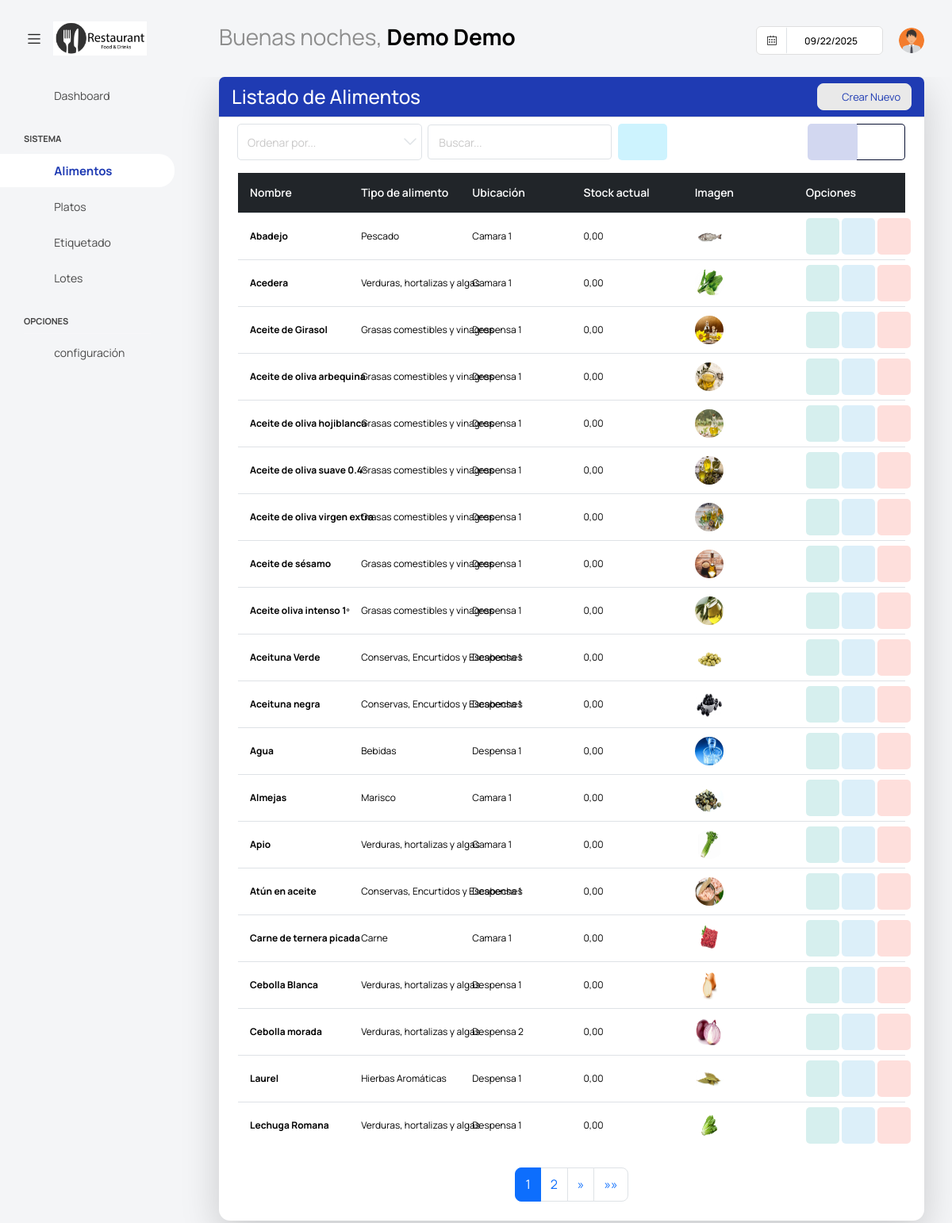
Page /dashuser/lista_alimento/ (signed in) on the committed database.
### app/super/models.py (models this page shows, shortened)
class UserProfile(models.Model):
    centro = models.ForeignKey('Centros' ,on_delete=models.CASCADE, null=True, blank =True)
    user = models.OneToOneField(User, on_delete=models.CASCADE)
    username = models.CharField(max_length=100)
    password = models.CharField(max_length=100)
    nombre = models.CharField(max_length=100)
    apellidos = models.CharField(max_length=100)
    cargo = models.CharField(max_length=100, blank=True, null=True)
    imagen = models.ImageField(default='users/default.png', upload_to='users/', null=True, blank =True)
    estado =models.BooleanField(default=True)

### app/dashuser/models.py (models this page shows, shortened)
class Alimento(ModeloBaseCentro):
    nombre = models.CharField(max_length=100, unique=True)
    nombre_alternativo = models.CharField(max_length=100, blank=True, null=True)
    imagen = models.ImageField(default='alimentos/default.jpg', upload_to='alimentos/', blank=True, null=True)
    descripcion = models.TextField(blank=True, null=True)
    tipo_alimento = models.ForeignKey(TipoAlimento, on_delete=models.CASCADE, blank=True, null=True)
    conservacion = models.ForeignKey(Conservacion, on_delete=models.CASCADE, blank=True)
    localizacion = models.ForeignKey(localizacion, on_delete=models.CASCADE, blank=True)
    alergenos = models.ManyToManyField(Alergenos, blank=True)
    trazas = models.ManyToManyField(Trazas, blank=True)
    stock_actual = models.DecimalField(max_digits=10, decimal_places=2, default=0, blank=True)
    stock_minimo = models.DecimalField(max_digits=10, decimal_places=2, default=0, blank=True)
    class Meta:
        ordering = ['nombre']
        verbose_name = "Alimento"
        verbose_name_plural = 'Alimentos'

class TipoAlimento(ModeloBaseCentro):
    nombre = models.CharField('Nombre', max_length=100)
    estado = models. BooleanField(default=True)
    class Meta:
        verbose_name = 'Tipo Alimento'
        verbose_name_plural = 'Tipos de Alimentos'
    def __str__(self):
        return f"{self.nombre}"

class localizacion  (ModeloBaseCentro):
    localizacion = models.CharField('Localización', max_length=100)
    estado = models. BooleanField(default=True)
    class Meta:
        verbose_name = 'Localización'
        verbose_name_plural = 'Localizaciones'
    def __str__(self):
        return f"{self.localizacion}"

### app/dashuser/views.py (the view)
# urls.py: path('lista_alimento/', AlimentoList.as_view(), name='AlimentoList'),
class AlimentoList(PaginationMixin, LoginRequiredMixin, ListView):
    model = Alimento
    template_name = 'dashuser/listar_alimentos.html'
    context_object_name = 'alimentos'
    paginate_by = 20  # Número de registros por página
    def get_queryset(self):
        try:
            user_profile = UserProfile.objects.filter(user=self.request.user).first()
            if user_profile and user_profile.centro:
                centro = user_profile.centro
                queryset = Alimento.objects.filter(centro=centro).order_by('nombre')
                search_query = self.request.GET.get('buscar')
                if search_query:
                    queryset = queryset.filter(
                        Q(nombre__icontains=search_query)
                    )
                return queryset
            else:
                return Alimento.objects.none()
        except ObjectDoesNotExist:
            return Alimento.objects.none()
    def get_context_data(self, **kwargs):
        context = super().get_context_data(**kwargs)
        context.update(datos_centro(self.request))
        if not context['alimentos'].exists():
            context['mensaje'] = "No tiene alimentos asociados."
        return context

### app/core/mixins.py (called while the page is built)
    def get_context_data(self, **kwargs):
        context = super().get_context_data(**kwargs)
        page_obj = context.get('page_obj')
        if page_obj:
            current_page = page_obj.number
            total_pages = page_obj.paginator.num_pages
            window = self.pagination_window_size
            if total_pages <= (window * 2) + 1:
                context['custom_page_range'] = range(1, total_pages + 1)
            elif current_page <= window:
                context['custom_page_range'] = range(1, (window * 2) + 2)
            elif current_page >= total_pages - window:
                context['custom_page_range'] = range(total_pages - (window * 2), total_pages + 1)
            else:
                context['custom_page_range'] = range(current_page - window, current_page + window + 1)
        return context

### templates/dashuser/listar_alimentos.html (shortened to what this page needs)
{% extends "base.html" %}
{% block content %}
<div class="content-wrapper">
    <div class="card shadow-lg">
        <div class="card-header bg-primary text-white d-flex justify-content-between align-items-center">
            <h3 class="m-0">Listado de Alimentos</h3>
            <a class="btn btn-light btn-sm rounded text-primary" href="{% url 'dashuser:AlimentoCreate' %}">
                <i class="fa fa-plus-circle"></i>&nbsp; Crear Nuevo
            </a>
        </div>
        <div class="card-body">
            <form method="get" class="row g-2 align-items-center mb-3">
                <div class="col">
                    <select class="form-select form-select-sm" name="ordenar" id="ordenar" onchange="this.form.submit()">
                        <option value="" disabled selected>Ordenar por...</option>
                    </select>
                </div>
                <div class="col">
                    <input type="text" class="form-control form-control-sm" placeholder="Buscar..." name="buscar" value="{{ request.GET.buscar }}">
                </div>
                <div class="col">
                    <button type="submit" class="btn btn-inverse-secondary">
                        <i class="fa fa-search"></i>
                    </button>
                </div>
                <div class="col-auto">
                    <div class="btn-group" role="group">
                        <button id="btn-lista" type="button" class="btn btn-inverse-primary">
                            <i class="fa fa-list"></i>
                        </button>
                        <button id="btn-cuadricula" type="button" class="btn btn-outline-primary btn-inverse">
                            <i class="fa fa-th"></i>
                        </button>
                    </div>
                </div>
            </form>
            {% if alimentos %}
            <div id="vista-lista">
                <div class="table-wrapper">
                    <table class="table table-hover tabla-responsive align-middle" style="table-layout: fixed;">
                        <thead class="table-dark">
                            <tr>
                                <th>Nombre</th>
                                <th>Tipo de alimento</th>
                                <th>Ubicación</th>
                                <th>Stock actual</th>
                                <th>Imagen</th>
                                <th>Opciones</th>
                            </tr>
                        </thead>
                        <tbody>
                            {% for alimento in alimentos %}
                            <tr>
                                <td data-label="Nombre" class="fw-bold">{{ alimento.nombre }}</td>
                                <td data-label="Tipo de alimento">{{ alimento.tipo_alimento }}</td>
                                <td data-label="Ubicación">{{ alimento.localizacion }}</td>
                                <td data-label="Stock actual">{{ alimento.stock_actual }}</td>
                                <td data-label="Imagen"><img src="{{ alimento.imagen.url }}"></td>
                                <td data-label="Opciones">
                                    <a class="btn btn-inverse-success" style="--bs-btn-padding-y: 14px; --bs-btn-padding-x: 14px;" onclick="abrir_modal_edicion('{% url 'dashuser:AlimentoDetail' alimento.pk %}')" data-toggle="tooltip" title="Ver Detalles">
                                        <i class="fa fa-eye"></i>
                                    </a>
                                    <a class="btn btn-inverse-info" style="--bs-btn-padding-y: 14px; --bs-btn-padding-x: 14px;" href="{% url 'dashuser:AlimentoUpdate' alimento.pk %}" data-toggle="tooltip" title="Editar Alimento">
                                        <i class="fa fa-pencil"></i>
                                    </a>
                                    <a class="btn btn-inverse-danger" style="--bs-btn-padding-y: 14px; --bs-btn-padding-x: 14px;" onclick="abrir_modal_edicion('{% url 'dashuser:AlimentoDelete' alimento.pk %}')" data-toggle="tooltip" title="Eliminar Alimento">
                                        <i class="fa fa-trash"></i>
                                    </a>
                                </td>
                            </tr>
                            {% endfor %}
                        </tbody>
                    </table>
                </div>
            </div>
            {% include "core/pagination.html" %}
            {% else %}
            <div class="alert alert-warning text-center mt-3">
                <i class="fa fa-exclamation-circle"></i> No se encontraron alérgenos.
            </div>
            {% endif %}
        </div>
</div>
{% endblock content %}

### templates/base.html (shortened to what this page needs)
{% load static %}
<html lang="es">
<head>
  <link href={% static "vendor/feather/feather.css" %} rel="stylesheet">
  <link href={% static "vendor/mdi/css/materialdesignicons.min.css" %} rel="stylesheet">
  <link href={% static "vendor/ti-icons/css/themify-icons.css" %} rel="stylesheet">
  <link href={% static "vendor/font-awesome/css/font-awesome.min.css" %} rel="stylesheet">
  <link href={% static "vendor/typicons/typicons.css" %} rel="stylesheet">
  <link href={% static "vendor/simple-line-icons/css/simple-line-icons.css" %} rel="stylesheet">
  <link href={% static "vendor/css/vendor.bundle.base.css" %} rel="stylesheet">
  <link href={% static "vendor/bootstrap-datepicker/bootstrap-datepicker.min.css" %} rel="stylesheet">
  <link href={% static "js/select.dataTables.min.css" %} rel="stylesheet" type="text/css" >
  <link rel="stylesheet" href={% static "css/style.css" %}>
</head>
  <body class="with-welcome-text">
    <div class="container-scroller">
      <nav class="navbar default-layout col-lg-12 col-12 p-0 fixed-top d-flex align-items-top flex-row">
        <div class="text-center navbar-brand-wrapper d-flex align-items-center justify-content-start">
          <div class="me-3">
            <button class="navbar-toggler navbar-toggler align-self-center" type="button" data-bs-toggle="minimize">
              <span class="icon-menu"></span>
            </button>
          </div>
          <div>
            <a class="navbar-brand brand-logo" href="index.html">
              <img src="{{ imagen_centro_url }}" style="width:150px !important; height:auto;" alt="{{ centro.nombre }}">
            </a>
          </div>
        </div>
        <div class="navbar-menu-wrapper d-flex align-items-top">
          <ul class="navbar-nav">
            <li class="nav-item fw-semibold d-none d-lg-block ms-0">
              <h1 class="welcome-text">{{ saludo }}, <span class="text-black fw-bold">{{ nombre }} {{ apellidos }}</span></h1>
          </ul>
          <ul class="navbar-nav ms-auto">
            <li class="nav-item d-none d-lg-block">
              <div id="datepicker-popup" class="input-group date datepicker navbar-date-picker">
                <span class="input-group-addon input-group-prepend border-right">
                  <span class="icon-calendar input-group-text calendar-icon"></span>
                </span>
                <input type="text" class="form-control">
              </div>
            </li>
            <li class="nav-item dropdown d-none d-lg-block user-dropdown">
              <a class="nav-link" id="UserDropdown" href="#" data-bs-toggle="dropdown" aria-expanded="false">
                <img class="img-xs rounded-circle" src="{{ imagen_user_url }}" alt="Profile image"> </a>
            </li>
          </ul>
        </div>
      </nav>
    <div class="container-fluid page-body-wrapper">
      <nav class="sidebar sidebar-offcanvas" id="sidebar">
        <ul class="nav">
          <li class="nav-item">
            <a class="nav-link" href="{% url 'dashuser:home' %}">
              <i class="mdi mdi-grid-large menu-icon"></i>
              <span class="menu-title">Dashboard</span>
            </a>
          </li>
          <li class="nav-item nav-category">Sistema</li>
            <li class="nav-item">
              <a class="nav-link" href="{% url 'dashuser:AlimentoList' %}">
                <i class="menu-icon mdi mdi-food-variant"></i>
                <span class="menu-title">Alimentos</span>
              </a>
            </li>
            <li class="nav-item">
              <a class="nav-link" href="{% url 'platos:PlatoList' %}">
                <i class="menu-icon mdi mdi-food-turkey"></i>
                <span class="menu-title">Platos</span>
              </a>
            </li>
            <li class="nav-item">
              <a class="nav-link" href="{% url 'platos:generar_etiqueta' %}">
                <i class="menu-icon mdi mdi-tag"></i>
                <span class="menu-title">Etiquetado</span>
              </a>
            </li>
            <li class="nav-item">
              <a class="nav-link" href="{% url 'platos:LotesResumenListView' %}">
                <i class="menu-icon mdi mdi-package-variant"></i>
                <span class="menu-title">Lotes</span>
              </a>
            </li>
          <li class="nav-item nav-category">Opciones</li>
            <li class="nav-item">
              <a class="nav-link" data-bs-toggle="collapse" href="#confi" aria-expanded="false" aria-controls="confi">
                <i class="menu-icon mdi mdi-filter"></i>
                <span class="menu-title">configuración</span>
                <i class="menu-arrow"></i>
              </a>
            </li>
        </ul>
      </nav>
      <div class="main-panel">
          {% block content %}
          {% endblock content %}
      </div>
  </div>
</body>
</html>

### templates/dashuser/listar_alimentos.html (style rules this page uses)
.content-wrapper { padding-top: 0 !important; }
table.table td { padding-top: 6px !important; padding-bottom: 6px !important; font-size: 12px; line-height: 1.2; }

### rows in the picture
UserProfile: nombre "Demo", apellidos "Demo"
Alimento: nombre "Abadejo", tipo_alimento "Pescado", localizacion "Camara 1", stock_actual "0,00", imagen (picture)
Alimento: nombre "Acedera", tipo_alimento "Verduras, hortalizas y algas", localizacion "Camara 1", stock_actual "0,00", imagen (picture)
Alimento: nombre "Aceite de Girasol", tipo_alimento "Grasas comestibles y vinagres", localizacion "Despensa 1", stock_actual "0,00", imagen (picture)
Alimento: nombre "Aceite de oliva arbequina", tipo_alimento "Grasas comestibles y vinagres", localizacion "Despensa 1", stock_actual "0,00", imagen (picture)
Alimento: nombre "Aceite de oliva hojiblanca", tipo_alimento "Grasas comestibles y vinagres", localizacion "Despensa 1", stock_actual "0,00", imagen (picture)
Alimento: nombre "Aceite de oliva suave 0.4º", tipo_alimento "Grasas comestibles y vinagres", localizacion "Despensa 1", stock_actual "0,00", imagen (picture)
Alimento: nombre "Aceite de oliva virgen extra", tipo_alimento "Grasas comestibles y vinagres", localizacion "Despensa 1", stock_actual "0,00", imagen (picture)
Alimento: nombre "Aceite de sésamo", tipo_alimento "Grasas comestibles y vinagres", localizacion "Despensa 1", stock_actual "0,00", imagen (picture)
Alimento: nombre "Aceite oliva intenso 1º", tipo_alimento "Grasas comestibles y vinagres", localizacion "Despensa 1", stock_actual "0,00", imagen (picture)
Alimento: nombre "Aceituna Verde", tipo_alimento "Conservas, Encurtidos y Escabeches", localizacion "Despensa 1", stock_actual "0,00", imagen (picture)
Alimento: nombre "Aceituna negra", tipo_alimento "Conservas, Encurtidos y Escabeches", localizacion "Despensa 1", stock_actual "0,00", imagen (picture)
Alimento: nombre "Agua", tipo_alimento "Bebidas", localizacion "Despensa 1", stock_actual "0,00", imagen (picture)
Alimento: nombre "Almejas", tipo_alimento "Marisco", localizacion "Camara 1", stock_actual "0,00", imagen (picture)
Alimento: nombre "Apio", tipo_alimento "Verduras, hortalizas y algas", localizacion "Camara 1", stock_actual "0,00", imagen (picture)
Alimento: nombre "Atún en aceite", tipo_alimento "Conservas, Encurtidos y Escabeches", localizacion "Despensa 1", stock_actual "0,00", imagen (picture)
Alimento: nombre "Carne de ternera picada", tipo_alimento "Carne", localizacion "Camara 1", stock_actual "0,00", imagen (picture)
Alimento: nombre "Cebolla Blanca", tipo_alimento "Verduras, hortalizas y algas", localizacion "Despensa 1", stock_actual "0,00", imagen (picture)
Alimento: nombre "Cebolla morada", tipo_alimento "Verduras, hortalizas y algas", localizacion "Despensa 2", stock_actual "0,00", imagen (picture)
Alimento: nombre "Laurel", tipo_alimento "Hierbas Aromáticas", localizacion "Despensa 1", stock_actual "0,00", imagen (picture)
Alimento: nombre "Lechuga Romana", tipo_alimento "Verduras, hortalizas y algas", localizacion "Despensa 1", stock_actual "0,00", imagen (picture)

### other values in the picture
{{ saludo }} "Buenas noches"
{{ page }} "1" "2"
